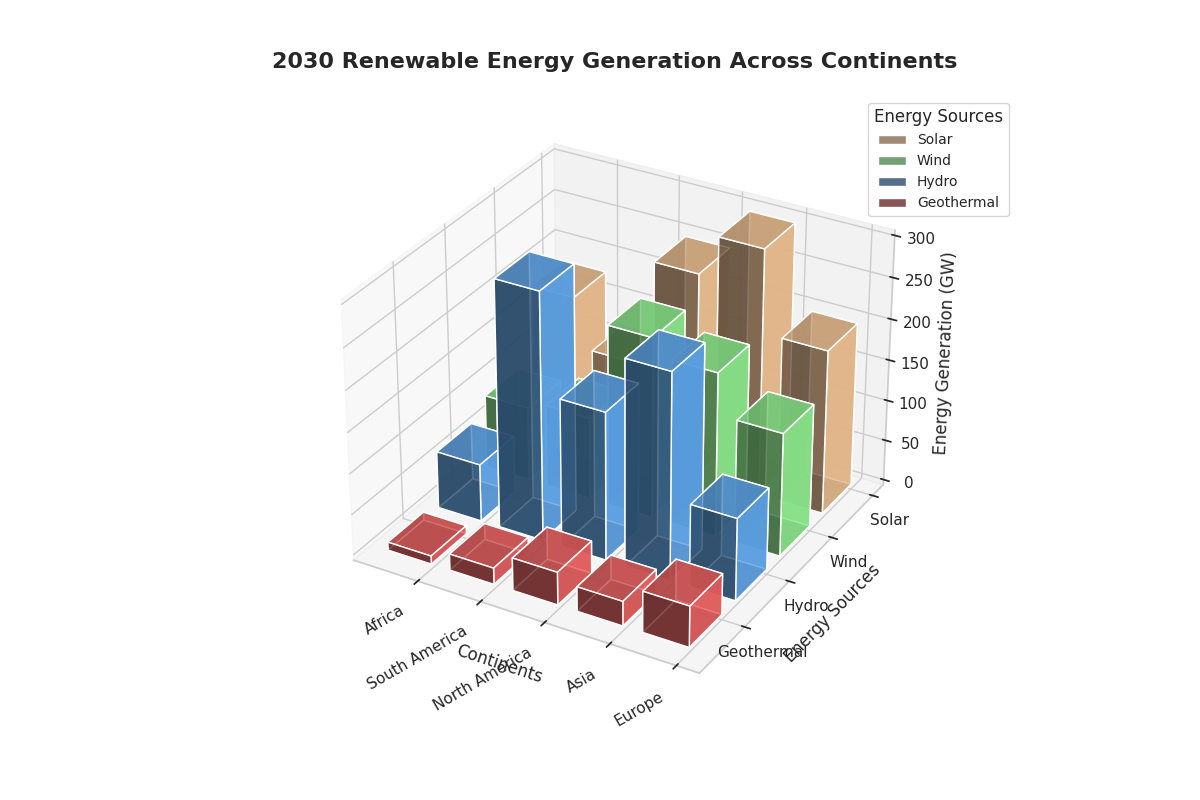

Recreate this plot in Python.
import matplotlib.pyplot as plt
import numpy as np

# Data for renewable energy generation (in gigawatts)
continents = ['Europe', 'Asia', 'North America', 'South America', 'Africa']
sources = ['Solar', 'Wind', 'Hydro', 'Geothermal']

# Energy generation data for each source by continent, with additional Geothermal data
energy_data = np.array([
    [200, 150, 100, 50],  # Europe
    [300, 200, 250, 30],  # Asia
    [250, 220, 180, 40],  # North America
    [120, 100, 300, 20],  # South America
    [180, 90, 70, 10]     # Africa
])

# Setup for 3D plotting
fig = plt.figure(figsize=(12, 8))
ax = fig.add_subplot(111, projection='3d')

# Define bar colors
colors = ['#ffcc99', '#99ff99', '#66b3ff', '#ff6666']

# Bar positions
xpos, ypos = np.meshgrid(np.arange(energy_data.shape[0]), np.arange(energy_data.shape[1]), indexing='ij')
xpos = xpos.flatten()
ypos = ypos.flatten()
zpos = np.zeros_like(xpos)

# Bar dimensions
dx = dy = 0.7

# Plotting each layer of the stack
for i in range(len(sources)):
    dz = energy_data[:, i]
    ax.bar3d(xpos[i::energy_data.shape[1]], ypos[i::energy_data.shape[1]], zpos[i::energy_data.shape[1]],
             dx, dy, dz, color=colors[i], alpha=0.8, label=sources[i])
    zpos[i::energy_data.shape[1]] += dz

# Axis labels
ax.set_xlabel('Continents', fontsize=12)
ax.set_ylabel('Energy Sources', fontsize=12)
ax.set_zlabel('Energy Generation (GW)', fontsize=12)

# Axis ticks and labels
ax.set_xticks(np.arange(len(continents)))
ax.set_xticklabels(continents, rotation=30, ha='right')
ax.set_yticks(np.arange(len(sources)))
ax.set_yticklabels(sources)

# Title and legend
ax.set_title('2030 Renewable Energy Generation Across Continents', fontsize=16, fontweight='bold', pad=20)
ax.legend(title='Energy Sources', loc='upper left', fontsize=10, bbox_to_anchor=(0.9, 1))

# Viewing angle for better visibility
ax.view_init(elev=30, azim=120)

# Adjust layout to prevent overlap
plt.tight_layout()

# Show plot
plt.show()
